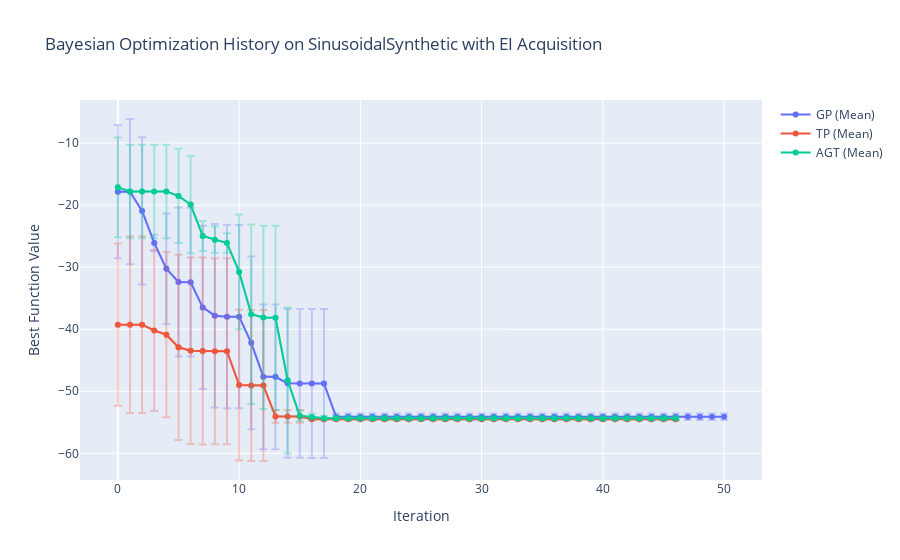

Notebook source saved alongside this figure:
### Markdown cell above
# EI

### Code cell
target = os.path.join(LOG_DIR, 'E2')
models = ['GP', 'TP', 'AGT']
objective = 'SinusoidalSynthetic'
acquisition = 'EI'
keywards = [objective, acquisition]

result_df_dict = create_result_df_dict(target, models, keywards)

color_dict = {
    'GP': px.colors.qualitative.Plotly[0],
    'TP': px.colors.qualitative.Plotly[1],
    'AGT': px.colors.qualitative.Plotly[2],
}

fig = go.Figure()

for model_name, result_df in result_df_dict.items():
    add_history_plot_with_error_bars(fig, model_name, result_df)

# Customize the layout
fig.update_layout(
    title=f"Bayesian Optimization History on {objective} with {acquisition} Acquisition",
    xaxis_title="Iteration",
    yaxis_title="Best Function Value",
)

fig.show()
